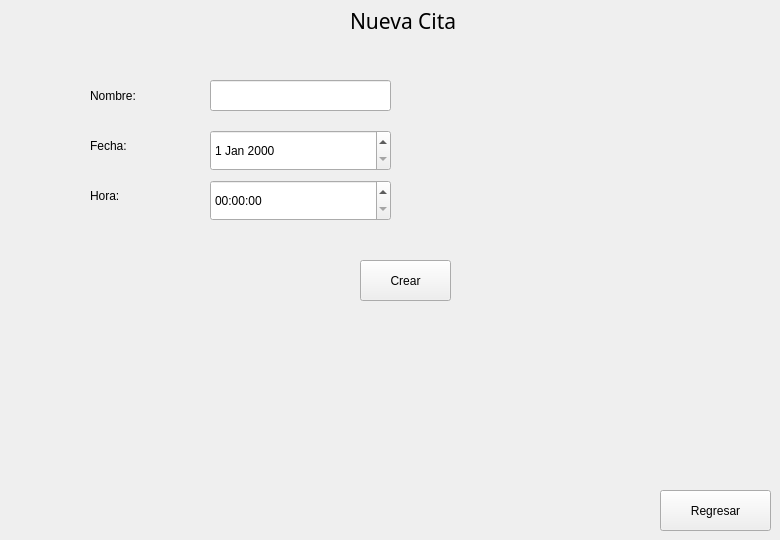
    <widget class="QWidget" name="NuevaCita">
     <widget class="QLabel" name="label_80">
      <property name="geometry">
       <rect>
        <x>350</x>
        <y>0</y>
        <width>191</width>
        <height>41</height>
       </rect>
      </property>
      <property name="font">
       <font>
        <family>Segoe UI Black</family>
        <pointsize>16</pointsize>
       </font>
      </property>
      <property name="text">
       <string>Nueva Cita</string>
      </property>
     </widget>
     <widget class="QLabel" name="label_81">
      <property name="geometry">
       <rect>
        <x>90</x>
        <y>80</y>
        <width>121</width>
        <height>31</height>
       </rect>
      </property>
      <property name="styleSheet">
       <string notr="true">color: rgb(0, 0, 0);
font: 16pt &quot;Segoe UI&quot;;</string>
      </property>
      <property name="text">
       <string>Nombre:</string>
      </property>
     </widget>
     <widget class="QLabel" name="label_82">
      <property name="geometry">
       <rect>
        <x>90</x>
        <y>130</y>
        <width>91</width>
        <height>31</height>
       </rect>
      </property>
      <property name="styleSheet">
       <string notr="true">font: 16pt &quot;Segoe UI&quot;;
color: rgb(0, 0, 0);</string>
      </property>
      <property name="text">
       <string>Fecha:</string>
      </property>
     </widget>
     <widget class="QLabel" name="label_83">
      <property name="geometry">
       <rect>
        <x>90</x>
        <y>180</y>
        <width>91</width>
        <height>31</height>
       </rect>
      </property>
      <property name="styleSheet">
       <string notr="true">color: rgb(0, 0, 0);
font: 16pt &quot;Segoe UI&quot;;</string>
      </property>
      <property name="text">
       <string>Hora:</string>
      </property>
     </widget>
     <widget class="QLineEdit" name="txtnombrecita">
      <property name="geometry">
       <rect>
        <x>210</x>
        <y>80</y>
        <width>181</width>
        <height>31</height>
       </rect>
      </property>
     </widget>
     <widget class="QDateEdit" name="dateCita">
      <property name="geometry">
       <rect>
        <x>210</x>
        <y>130</y>
        <width>181</width>
        <height>41</height>
       </rect>
      </property>
     </widget>
     <widget class="QTimeEdit" name="TimeCita">
      <property name="geometry">
       <rect>
        <x>210</x>
        <y>180</y>
        <width>181</width>
        <height>41</height>
       </rect>
      </property>
     </widget>
     <widget class="QPushButton" name="btNewCita">
      <property name="geometry">
       <rect>
        <x>360</x>
        <y>260</y>
        <width>91</width>
        <height>41</height>
       </rect>
      </property>
      <property name="text">
       <string>Crear</string>
      </property>
     </widget>
     <widget class="QPushButton" name="pushButton_61">
      <property name="geometry">
       <rect>
        <x>660</x>
        <y>490</y>
        <width>111</width>
        <height>41</height>
       </rect>
      </property>
      <property name="text">
       <string>Regresar</string>
      </property>
     </widget>
    </widget>
